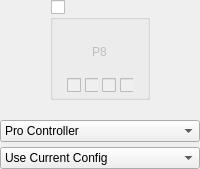
            <widget class="QWidget" name="widgetPlayer8" native="true">
             <layout class="QVBoxLayout" name="verticalLayout_26">
              <property name="spacing">
               <number>5</number>
              </property>
              <property name="leftMargin">
               <number>0</number>
              </property>
              <property name="topMargin">
               <number>0</number>
              </property>
              <property name="rightMargin">
               <number>0</number>
              </property>
              <property name="bottomMargin">
               <number>0</number>
              </property>
              <item alignment="Qt::AlignHCenter">
               <widget class="QGroupBox" name="groupPlayer8Connected">
                <property name="minimumSize">
                 <size>
                  <width>100</width>
                  <height>100</height>
                 </size>
                </property>
                <property name="maximumSize">
                 <size>
                  <width>100</width>
                  <height>100</height>
                 </size>
                </property>
                <property name="title">
                 <string/>
                </property>
                <property name="checkable">
                 <bool>true</bool>
                </property>
                <property name="checked">
                 <bool>false</bool>
                </property>
                <layout class="QVBoxLayout" name="verticalLayout_11" stretch="1,0">
                 <property name="spacing">
                  <number>7</number>
                 </property>
                 <property name="leftMargin">
                  <number>14</number>
                 </property>
                 <property name="topMargin">
                  <number>7</number>
                 </property>
                 <property name="rightMargin">
                  <number>14</number>
                 </property>
                 <property name="bottomMargin">
                  <number>4</number>
                 </property>
                 <item>
                  <widget class="QWidget" name="controllerPlayer8" native="true">
                   <property name="styleSheet">
                    <string notr="true"/>
                   </property>
                   <layout class="QVBoxLayout" name="verticalLayout_19">
                    <property name="topMargin">
                     <number>16</number>
                    </property>
                    <item alignment="Qt::AlignHCenter|Qt::AlignVCenter">
                     <widget class="QLabel" name="labelPlayer8">
                      <property name="text">
                       <string>P8</string>
                      </property>
                     </widget>
                    </item>
                   </layout>
                  </widget>
                 </item>
                 <item alignment="Qt::AlignHCenter">
                  <widget class="QWidget" name="Player8LEDs" native="true">
                   <property name="enabled">
                    <bool>false</bool>
                   </property>
                   <property name="minimumSize">
                    <size>
                     <width>0</width>
                     <height>10</height>
                    </size>
                   </property>
                   <layout class="QHBoxLayout" name="horizontalLayout_14">
                    <property name="spacing">
                     <number>4</number>
                    </property>
                    <property name="leftMargin">
                     <number>0</number>
                    </property>
                    <property name="topMargin">
                     <number>0</number>
                    </property>
                    <property name="rightMargin">
                     <number>0</number>
                    </property>
                    <property name="bottomMargin">
                     <number>0</number>
                    </property>
                    <item>
                     <widget class="QCheckBox" name="checkboxPlayer8LED1"/>
                    </item>
                    <item>
                     <widget class="QCheckBox" name="checkboxPlayer8LED2"/>
                    </item>
                    <item>
                     <widget class="QCheckBox" name="checkboxPlayer8LED3"/>
                    </item>
                    <item>
                     <widget class="QCheckBox" name="checkboxPlayer8LED4"/>
                    </item>
                   </layout>
                  </widget>
                 </item>
                </layout>
               </widget>
              </item>
              <item>
               <widget class="QWidget" name="fakeSpacerPlayer8" native="true">
                <property name="minimumSize">
                 <size>
                  <width>0</width>
                  <height>10</height>
                 </size>
                </property>
               </widget>
              </item>
              <item>
               <widget class="QComboBox" name="comboPlayer8Emulated">
                <item>
                 <property name="text">
                  <string>Pro Controller</string>
                 </property>
                </item>
                <item>
                 <property name="text">
                  <string>Dual Joycons</string>
                 </property>
                </item>
                <item>
                 <property name="text">
                  <string>Left Joycon</string>
                 </property>
                </item>
                <item>
                 <property name="text">
                  <string>Right Joycon</string>
                 </property>
                </item>
               </widget>
              </item>
              <item>
               <widget class="QComboBox" name="comboPlayer8Profile">
                <item>
                 <property name="text">
                  <string>Use Current Config</string>
                 </property>
                </item>
               </widget>
              </item>
             </layout>
            </widget>
